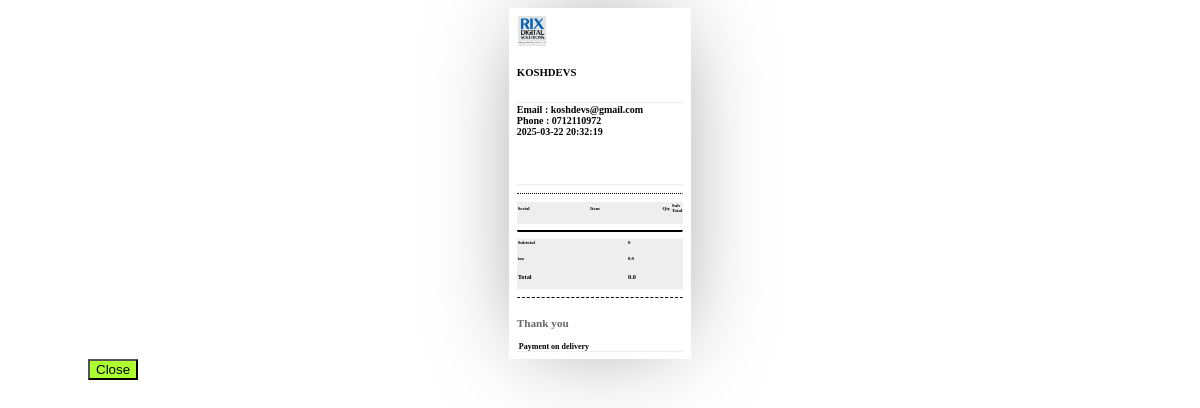
The page /store/gen-instant-receipt/ on the database as committed earlier.
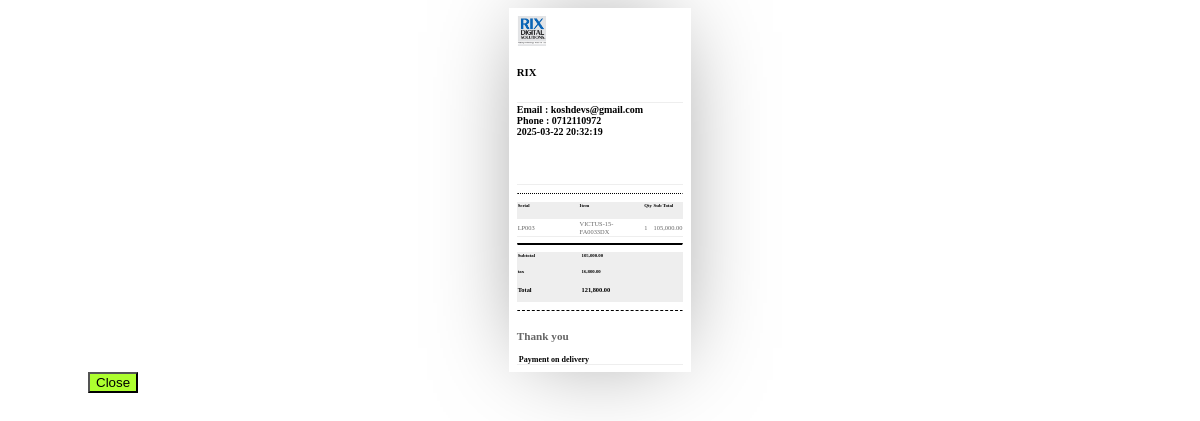
The same page on the database as committed later.
### manager/models.py (models this page shows)
class OrgDetails(models.Model):
    name = models.CharField(max_length=100)
    email = models.EmailField()
    phone = models.CharField(max_length=15)
    payment = models.TextField()
    terms = models.TextField()
    logo = models.ImageField(default='',upload_to="org_pics")
    class Meta:
        verbose_name_plural = "Org Details"

class StoreSales(models.Model):
    product = models.ForeignKey(ProductBuild, on_delete=models.CASCADE)
    quantity = models.IntegerField()
    price = models.DecimalField(max_digits=10, decimal_places=2, )
    tax= models.DecimalField(max_digits=10,default=16.00, decimal_places=2)
    date = models.DateField(auto_now=True)
    created_by = models.ForeignKey(User, on_delete=models.CASCADE)
    status = models.CharField(max_length=200,choices=(('cart','cart'),('ínvoiced','invoiced'),('sold','sold'),('in-stock','in-stock'),('returned','returned'),('delivered','delivered'),('Sold & Delivered','Sold & Delivered')))
    class Meta:
        verbose_name_plural = "Store Sales"

### ecommerce/models.py (models this page shows, shortened)
class ProductBuild(models.Model):
    serial1 = models.CharField(max_length=100)
    serial2 = models.CharField(max_length=100,null=True,blank=True)
    category = models.ForeignKey(ProductCategory,on_delete=models.CASCADE)
    sub_category = models.ForeignKey(ProductSubCategory,on_delete=models.CASCADE,blank=True,null=True)
    brand = models.ForeignKey(ProductBrand,on_delete=models.CASCADE)
    model = models.ForeignKey(ProductModel,on_delete=models.CASCADE)
    origin = models.ForeignKey(ProductOrigin,on_delete=models.CASCADE)
    features = models.ManyToManyField(ProductFeatures)
    processor = models.ForeignKey(ProductProcessor,on_delete=models.CASCADE,blank=True,null=True)
    generation = models.ForeignKey(ProductGeneration,on_delete=models.CASCADE,blank=True,null=True)
    memory = models.ForeignKey(ProductMemory,on_delete=models.CASCADE,blank=True,null=True)
    images = models.ManyToManyField(ProductImages)
    cost = models.DecimalField(max_digits=10, decimal_places=2)
    price = models.DecimalField(max_digits=10, decimal_places=2)
    disty_price = models.DecimalField(max_digits=10, decimal_places=2,default=0.0)
    was = models.DecimalField(max_digits=10, decimal_places=2,null=True,blank=True)
    tax= models.DecimalField(max_digits=10,default=16.00, decimal_places=2)
    status = models.CharField(max_length=200,choices=(('in-stock','in-stock'),('out-stock','out-stock'),('low','low')))
    stage = models.CharField(max_length=100,default='in-stock',choices=(('in-stock','in-stock'),('sold','sold'),('returned','returned')))
    overview = models.TextField()
    created_on = models.DateTimeField(auto_now_add=True)
    updated_on = models.DateTimeField(auto_now=True)
    created_by = models.ForeignKey(User, blank=True, null=True, on_delete=models.SET_NULL)
    def __str__(self):
        return self.model.name
    class Meta:
        verbose_name_plural = "Create Product"

class ProductModel(models.Model):
    name = models.CharField(max_length=100)
    SKU = models.CharField(max_length=100)
    class Meta:
        verbose_name_plural = 'Product Models'

### manager/views.py (the view)
# urls.py: path('gen-instant-receipt/', gen_instant_receipt, name="manager-gen-instant-receipt"),
def gen_instant_receipt(request):
    contxt = get_sales_by_status('cart')
    return render(request, 'manager/store-receipt.html',contxt)

### ecommerce/context_processors.py (called while the page is built)
def cart(request):
    return {
        'cart':ShopCart(request)
    }

def show_products(request):
    products = ProductBuild.objects.all()
    print(products)
    category = ProductCategory.objects.all()
    contxt = {
        'products':products,
        'category':category
    }
    return contxt

def show_org_profile(request):
    profile = cache.get('org-profile')
    if profile is None:
        profile = OrgProfile.objects.all()
        cache.set('org-profile', profile, timeout=2400)
    if len(profile) > 0:
        profile = profile[0]
    contxt = {
        'profile':profile
    }
    return contxt

### manager/data_ops.py (called while the page is built)
def get_sales_by_status(status):
    sales = StoreSales.objects.filter(status=status)
    subtotal = round(sum([i.price for i in sales]),2)
    tax = round((subtotal*sales[0].tax)/100 if len(sales) > 0 else 0.00,2)
    total = tax  + subtotal
    total = round(total,2)
    if len(OrgDetails.objects.all()):
        org_details = OrgDetails.objects.all()[0]
    date = datetime.datetime.now().strftime("%Y-%m-%d %H:%M:%S")
    contxt = {"sales":sales, "total":total,"tax":tax,"subtotal":subtotal,"org_details":org_details,"date":date}
    return contxt

### manager/templates/manager/store-receipt.html (shortened to what this page needs)
<div id="invoice-POS">
    <div id="top">
      <div class="logo">
        <img style="height:30px;" src="{{org_details.logo.url}}">
      </div>
      <div class="info">
        <h6>{{org_details.name}}</h6>
      </div>
    </div>
    <div id="mid" style="margin-top:1px;">
      <div class="info">
        <strong style="font-size:10px;">
            Email : {{org_details.email}}</br>
            Phone   : {{org_details.phone}}</br>
        </strong>
        <strong style="font-size:10px;">{{date}}</strong>
      </div>
    </div>
    <hr class="dotted">
    <div id="bot">
					<div id="table" style="zoom:80%">
						<table>
							<tr class="tabletitle">
                                <td class="item"><h6>Serial</h6></td>
								<td class="item"><h6>Item</h6></td>
								<td class="Hours"><h6>Qty</h6></td>
								<td class="Rate"><h6>Sub Total</h6></td>
							</tr>
                           {% for sale in sales %}
							<tr class="service">
                                <td class="tableitem"><p class="itemtext">{{sale.product.serial1}}</p></td>
								<td class="tableitem"><p class="itemtext">{{sale.product.model.name}}</p></td>
								<td class="tableitem"><p class="itemtext">{{sale.quantity}}</p></td>
								<td class="tableitem"><p class="itemtext">{{sale.price}}</p></td>
							</tr>
                            {% endfor %}
						</table>
                        <hr class="double">
                        <table>
                        <tr class="tabletitle">
                            <td class="Rate"><h6>Subtotal</h6></td>
                            <td class="payment"><h6>{{subtotal}}</h6></td>
                        </tr>
                        <tr class="tabletitle">
                            <td class="Rate"><h6>tax</h6></td>
                            <td class="payment"><h6>{{tax}}</h6></td>
                        </tr>
                        <tr class="tabletitle">
                            <td class="Rate"><h4>Total</h4></td>
                            <td class="payment"><h4>{{total}}</h4></td>
                        </tr>
                    </table>
					</div>
          <hr class="dashed">
					<div id="legalcopy">
						<p class="legal"><strong>Thank you</strong>
						</p>
            <strong style="font-size:8px;"> {{org_details.terms}}</strong>
					</div>
				</div>
  </div>
  <button onclick="completeSale()" style="margin-left:80px; background-color:greenyellow;"> Close </button>

### manager/templates/manager/store-receipt.html (style rules this page uses)
hr.dashed { border-top: 1px dashed; border-bottom: none; }
hr.dotted { border-top: 1px dotted; border-bottom: none; }
hr.double { border-top: 3px double; border-bottom: none; }

Rows that differ between the two databases and show on the page:
changed OrgDetails "koshdevs@gmail.com": name "KOSHDEVS" → "RIX"
added StoreSales: product.serial1 "LP003", product.model.name "VICTUS-15-FA0033DX", quantity "1", price "105,000.00"
Other text that changed with them:
{{ total }}: "0.0" → "121,800.00"
